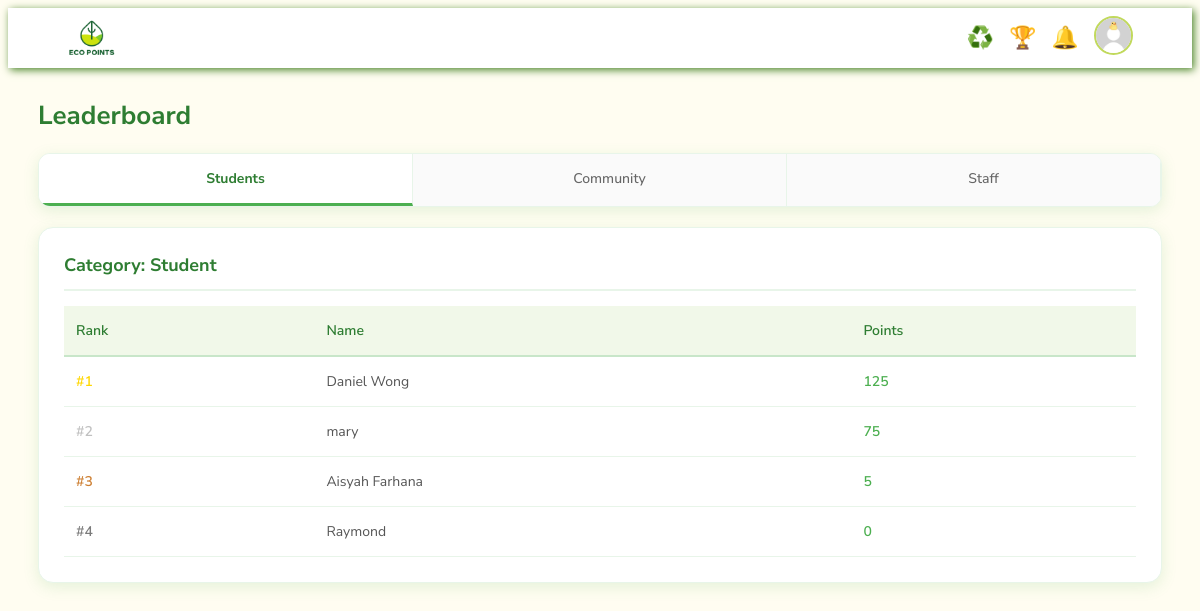
Page /admin/adminLeaderboard.php (signed in) on the committed database.
### tables this page shows
CREATE TABLE IF NOT EXISTS `challenger` (
  `challenger_id` varchar(10) NOT NULL,
  `group` enum('Student','Staff') NOT NULL,
  `total_points` int NOT NULL,
  PRIMARY KEY (`challenger_id`),
  UNIQUE KEY `challenger_id` (`challenger_id`)
);

CREATE TABLE IF NOT EXISTS `user` (
  `user_id` varchar(10) NOT NULL,
  `role` enum('Challenger','Admin','Recycling Centre Admin','Partner') NOT NULL,
  `name` varchar(50) NOT NULL,
  `username` varchar(50) NOT NULL,
  `password` varchar(255) NOT NULL,
  `email` varchar(50) NOT NULL,
  `contact_no` varchar(50) NOT NULL,
  `is_deleted` tinyint NOT NULL,
  PRIMARY KEY (`user_id`),
  UNIQUE KEY `user_id` (`user_id`)
);

### admin/adminLeaderboard.php (the view, shortened to what this page needs)
<?php
    require_once ("../conn.php");
    if (isset($_GET['group'])) {
        $selected_group = $_GET['group'];
    } else {
        $selected_group = 'Student';
    }
    $sql = "SELECT u.name, c.total_points
            FROM challenger c
            JOIN user u ON c.challenger_id = u.user_id";
    if ($selected_group != 'Community') {
    $safe_group = mysqli_real_escape_string($con, $selected_group);
        $sql .= " WHERE c.group = '$safe_group'";
    }
    $sql .= " ORDER BY c.total_points DESC";
    $result = mysqli_query($con, $sql);
?>
<!DOCTYPE html>
<html lang="en">
<head>
    <link href="../commonStyle.css" rel="stylesheet">
    <link rel="stylesheet" href="https://cdnjs.cloudflare.com/ajax/libs/font-awesome/6.4.0/css/all.min.css">
</head>
<body>
    <div class="container">
        <?php include "adminTaskbar.php"; ?>
        <div class="content-area">
            <div class="page-title">Leaderboard</div>
            <div class="tabs-container">
                <div class="tab <?php if($selected_group == 'Student') echo 'active'; ?>">
                    <a href="?group=Student">Students</a>
                </div>
                <div class="tab <?php if($selected_group == 'Community') echo 'active'; ?>">
                    <a href="?group=Community">Community</a>
                </div>
                <div class="tab <?php if($selected_group == 'Staff') echo 'active'; ?>">
                    <a href="?group=Staff">Staff</a>
                </div>
            </div>
            <div class="table-container">
                <div class="table-title">Category: <?php echo htmlspecialchars($selected_group); ?></div>
                <table class="leaderboard-table">
                    <thead>
                        <tr>
                            <th>Rank</th>
                            <th>Name</th>
                            <th>Points</th>
                        </tr>
                    </thead>
                    <tbody>
                        <?php
                        if ($result && mysqli_num_rows($result) > 0) {
                            $rank = 1;
                            while($row = mysqli_fetch_assoc($result)) {
                        ?>
                            <tr>
                                <td>#<?php echo $rank; ?></td>
                                <td><?php echo htmlspecialchars($row['name']); ?></td>
                                <td><?php echo htmlspecialchars($row['total_points']); ?></td>
                            </tr>
                        <?php
                                $rank++;
                            }
                        } else {
                            echo "<tr><td colspan='3' class='no-data'>No data found for this category.</td></tr>";
                        }
                        ?>
                    </tbody>
                </table>
            </div>
        </div>
    </div>
</body>
</html>

### commonStyle.css (style rules this page uses)
body { font-family: "Nunito Sans", sans-serif; background-color: #FFFDF1 ; }

### admin/adminLeaderboard.php (style rules this page uses)
.content-area { flex: 1; padding: 20px; padding-top: 15px; }
.page-title { font-size: 26px; font-weight: bold; color: #2e7d32; margin-bottom: 20px; text-align: left; }
.tabs-container { display: flex; background-color: white; border-radius: 12px; margin-bottom: 20px; box-shadow: 0 4px 15px rgba(76, 175, 80, 0.15); overflow: hidden; border: 1px solid #e8f5e9; }
.tab { flex: 1; background-color: #fafafa; border-right: 1px solid #e8f5e9; cursor: pointer; transition: all 0.3s; }
.tab a { display: block; padding: 15px 10px; text-align: center; text-decoration: none; color: #666; font-weight: 500; font-size: 14px; width: 100%; height: 100%; transition: all 0.3s; }
.tab.active { background-color: white; border-bottom: 3px solid #4caf50; }
.tab.active a { color: #2e7d32; font-weight: bold; }
.table-container { background-color: white; border-radius: 15px; padding: 25px; box-shadow: 0 4px 15px rgba(76, 175, 80, 0.15); margin-top: 10px; border: 1px solid #e8f5e9; }
.table-title { font-size: 18px; font-weight: bold; color: #2e7d32; margin-bottom: 15px; text-align: left; padding-bottom: 12px; border-bottom: 2px solid #e8f5e9; }
.leaderboard-table { width: 100%; border-collapse: collapse; margin-top: 10px; }
.leaderboard-table th { background-color: #f1f8e9; padding: 15px 12px; text-align: left; font-weight: 600; color: #2e7d32; border-bottom: 2px solid #c8e6c9; font-size: 14px; }
.leaderboard-table td { padding: 15px 12px; border-bottom: 1px solid #e8f5e9; color: #555; font-size: 14px; }
.leaderboard-table td:first-child { font-weight: 600; color: #7b7b7b; }
.leaderboard-table td:last-child { font-weight: 600; color: #4caf50; }
.leaderboard-table tbody tr:nth-child(1) td:first-child { color: #ffd700; }
.leaderboard-table tbody tr:nth-child(2) td:first-child { color: #c0c0c0; }
.leaderboard-table tbody tr:nth-child(3) td:first-child { color: #cd7f32; }
@media (min-width: 1200px) { .content-area { max-width: 1200px; margin: 0 auto; padding: 30px; } }

### admin/adminTaskbar.php (style rules this page uses)
a { text-decoration: none; }

### rows in the picture
challenger: challenger_id.name "Daniel Wong", total_points "125"
challenger: challenger_id.name "mary", total_points "75"
challenger: challenger_id.name "Aisyah Farhana", total_points "5"
challenger: challenger_id.name "Raymond", total_points "0"

### other values in the picture
$selected_group "Student"
